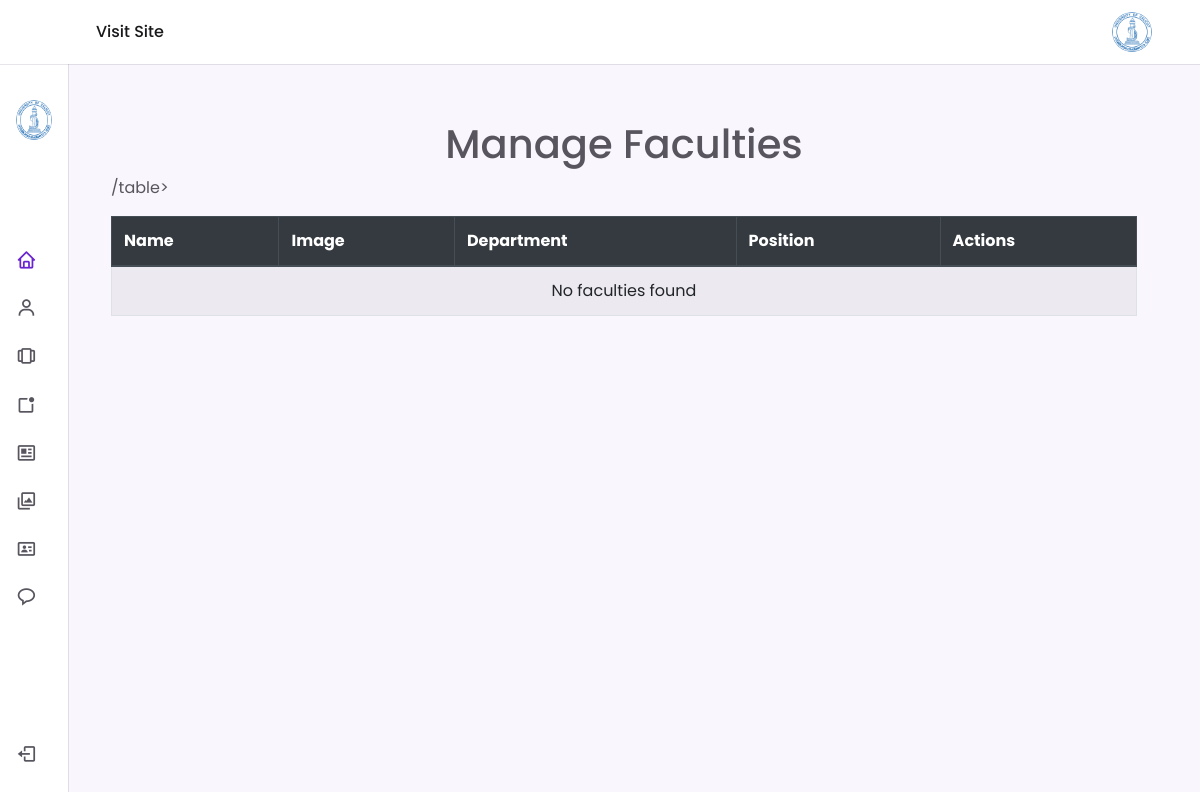
Page /managefaculties.php (signed in) on the earlier database version.
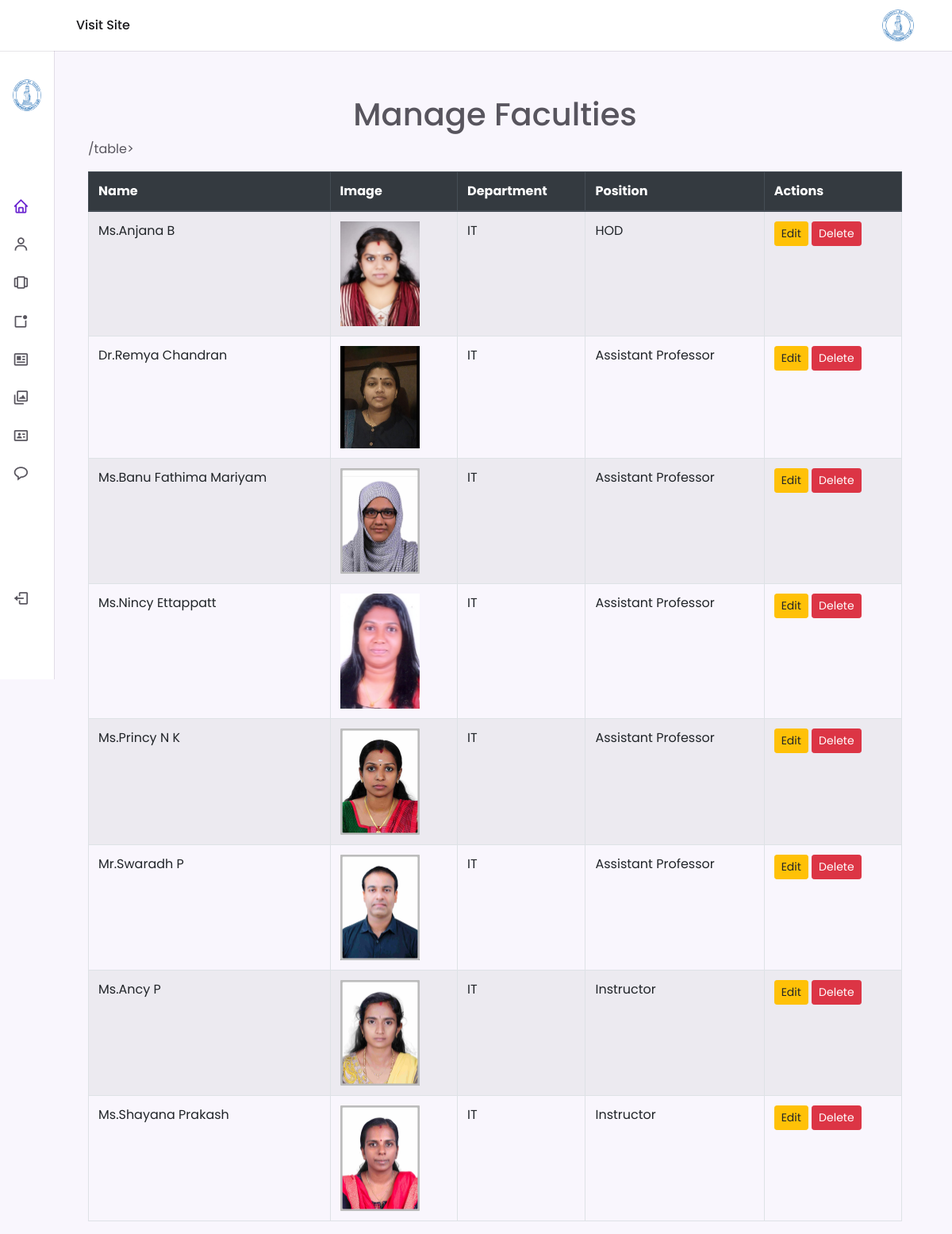
Same page on the later database version.
### tables this page shows
CREATE TABLE `faculties` (
  `id` int(11) NOT NULL,
  `name` varchar(100) NOT NULL,
  `image_path` varchar(255) DEFAULT NULL,
  `department` enum('IT','EC','EEE','MECH','PT','SH','OTH') NOT NULL,
  `position` varchar(100) DEFAULT NULL,
  `other_position` varchar(100) DEFAULT NULL
);

### managefaculties.php (the view, shortened to what this page needs)
<?php
require_once 'database.php';
$sql = "SELECT * FROM faculties";
$result = $conn->query($sql);
?>
<!DOCTYPE html>
<html lang="en">
<head>
    <link href="https://stackpath.bootstrapcdn.com/bootstrap/4.5.2/css/bootstrap.min.css" rel="stylesheet">
</head>
<body>
<?php include 'sidebar4.php'; ?>
<div class="container">
    <h1 class="text-center mt-5">Manage Faculties</h1>
    <table class="table table-bordered table-striped mt-3">
        <thead class="thead-dark">
        <tr>
            <th>Name</th>
            <th>Image</th>
            <th>Department</th>
            <th>Position</th>
            <th>Actions</th>
        </tr>
        </thead>
        <tbody>
        <?php
        if ($result->num_rows > 0) {
            while ($row = $result->fetch_assoc()) {
                echo "<tr>";
                echo "<td>" . $row["name"] . "</td>";
                echo "<td><img src='" . $row["image_path"] . "' alt='Faculty Image' width='100'></td>";
                echo "<td>" . $row["department"] . "</td>";
                echo "<td>" . ($row["position"] == "Others" ? $row["other_position"] : $row["position"]) . "</td>";
                echo "<td>
                        <a href='editfaculty.php?id=" . $row["id"] . "' class='btn btn-warning btn-sm'>Edit</a>
                        <a href='deletefaculty.php?id=" . $row["id"] . "' class='btn btn-danger btn-sm'>Delete</a>
                      </td>";
                echo "</tr>";
            }
        } else {
            echo "<tr><td colspan='5' class='text-center'>No faculties found</td></tr>";
        }
        ?>
        </tbody>
</div>
</body>
</html>

Differences in the rows shown:
added faculties: name "Ms.Anjana B", image_path (picture), department "IT", position "HOD"
added faculties: name "Dr.Remya Chandran", image_path (picture), department "IT", position "Assistant Professor"
added faculties: name "Ms.Banu Fathima Mariyam", image_path (picture), department "IT", position "Assistant Professor"
added faculties: name "Ms.Nincy Ettappatt", image_path (picture), department "IT", position "Assistant Professor"
added faculties: name "Ms.Princy N K", image_path (picture), department "IT", position "Assistant Professor"
added faculties: name "Mr.Swaradh P", image_path (picture), department "IT", position "Assistant Professor"
added faculties: name "Ms.Ancy P", image_path (picture), department "IT", position "Instructor"
added faculties: name "Ms.Shayana Prakash", image_path (picture), department "IT", position "Instructor"
Other differences:
text no longer shown: "No faculties found"
